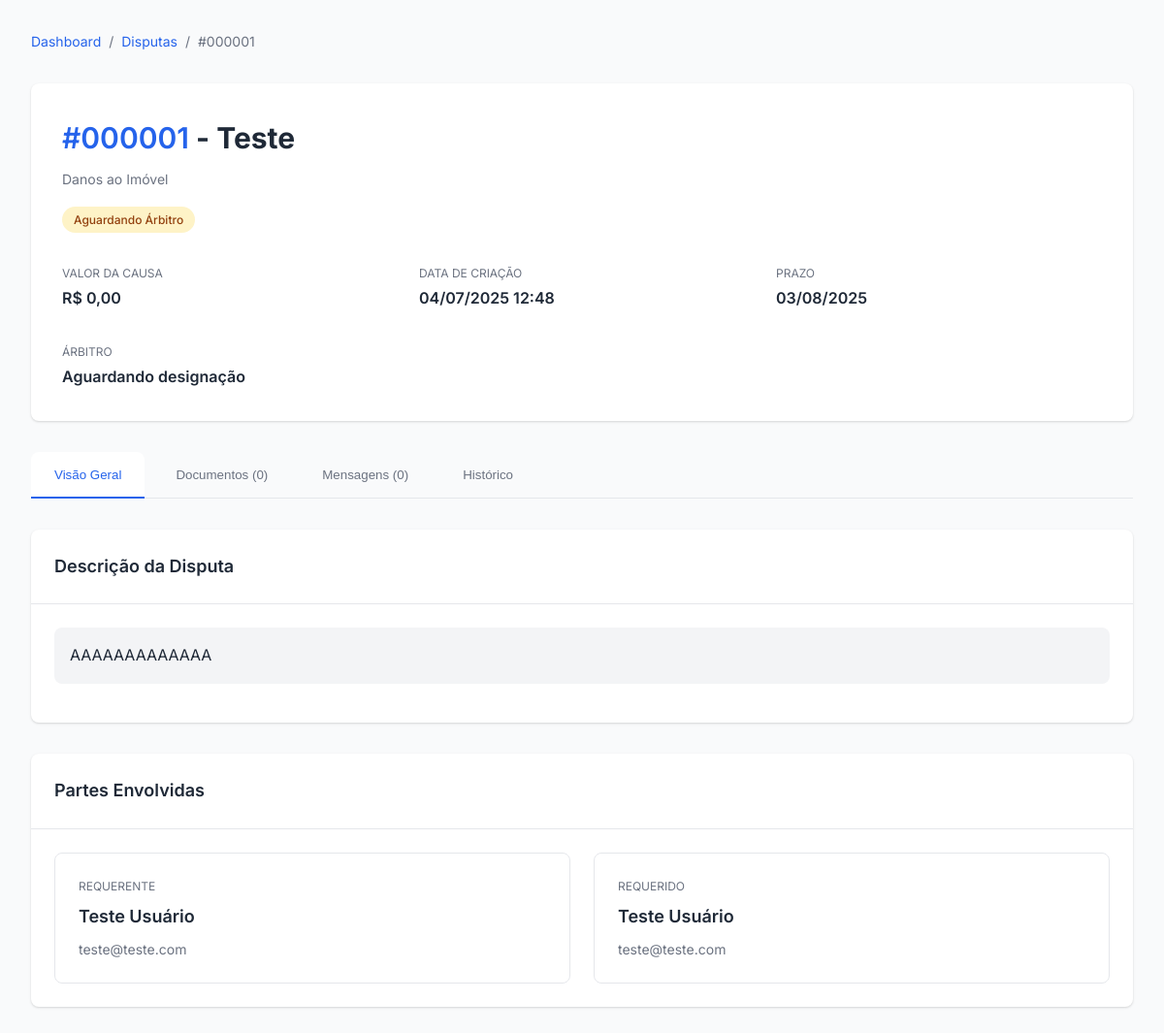
/dispute-detail.php?id=1 (signed in), run on the app's committed database.
### tables this page shows
CREATE TABLE `disputes` (
  `id` int(11) NOT NULL,
  `case_number` varchar(20) NOT NULL,
  `company_id` int(11) NOT NULL,
  `dispute_type_id` int(11) NOT NULL,
  `claimant_id` int(11) NOT NULL,
  `respondent_id` int(11) NOT NULL,
  `arbitrator_id` int(11) DEFAULT NULL,
  `status` enum('draft','pending_arbitrator','pending_acceptance','active','on_hold','resolved','cancelled') NOT NULL DEFAULT 'draft',
  `title` varchar(255) NOT NULL,
  `description` text NOT NULL,
  `claim_amount` decimal(12,2) DEFAULT NULL,
  `property_address` text DEFAULT NULL,
  `contract_number` varchar(100) DEFAULT NULL,
  `priority` enum('low','normal','high','urgent') DEFAULT 'normal',
  `deadline_date` date DEFAULT NULL,
  `started_at` timestamp NULL DEFAULT NULL,
  `resolved_at` timestamp NULL DEFAULT NULL,
  `resolution_summary` text DEFAULT NULL,
  `decision_document_id` int(11) DEFAULT NULL,
  `created_at` timestamp NOT NULL DEFAULT current_timestamp(),
  `updated_at` timestamp NOT NULL DEFAULT current_timestamp() ON UPDATE current_timestamp()
);

CREATE TABLE `dispute_types` (
  `id` int(11) NOT NULL,
  `code` varchar(50) NOT NULL,
  `name` varchar(255) NOT NULL,
  `description` text DEFAULT NULL,
  `category` varchar(100) DEFAULT NULL,
  `is_active` tinyint(1) DEFAULT 1,
  `created_at` timestamp NOT NULL DEFAULT current_timestamp()
);

CREATE TABLE `users` (
  `id` int(11) NOT NULL,
  `company_id` int(11) DEFAULT NULL,
  `email` varchar(255) NOT NULL,
  `password_hash` varchar(255) NOT NULL,
  `first_name` varchar(100) NOT NULL,
  `last_name` varchar(100) NOT NULL,
  `cpf` varchar(14) DEFAULT NULL,
  `phone` varchar(20) DEFAULT NULL,
  `role` enum('admin','manager','user','arbitrator','party') NOT NULL,
  `is_active` tinyint(1) DEFAULT 1,
  `is_verified` tinyint(1) DEFAULT 0,
  `verification_token` varchar(255) DEFAULT NULL,
  `two_factor_enabled` tinyint(1) DEFAULT 0,
  `two_factor_secret` varchar(255) DEFAULT NULL,
  `login_attempts` int(11) DEFAULT 0,
  `last_attempt_at` timestamp NULL DEFAULT NULL,
  `reset_token` varchar(255) DEFAULT NULL,
  `reset_token_expires` timestamp NULL DEFAULT NULL,
  `last_login_at` timestamp NULL DEFAULT NULL,
  `created_at` timestamp NOT NULL DEFAULT current_timestamp(),
  `updated_at` timestamp NOT NULL DEFAULT current_timestamp() ON UPDATE current_timestamp()
);

### classes/database.php (called while the page is built, shortened)
<?php
class Database {
    private $connection;
    public function __construct() {
        try {
            $this->connection = new PDO(
                "mysql:host=" . DB_HOST . ";dbname=" . DB_NAME . ";charset=" . DB_CHARSET,
                DB_USER,
                DB_PASS,
                [
                    PDO::ATTR_ERRMODE => PDO::ERRMODE_EXCEPTION,
                    PDO::ATTR_DEFAULT_FETCH_MODE => PDO::FETCH_ASSOC,
                    PDO::ATTR_EMULATE_PREPARES => false
                ]
            );
        } catch (PDOException $e) {
            die("Erro de conexão: " . $e->getMessage());
        }
    }
    public function query($sql, $params = []) {
        try {
            $stmt = $this->connection->prepare($sql);
            $stmt->execute($params);
            return $stmt;
        } catch (PDOException $e) {
            logError("Database query error: " . $e->getMessage(), ['sql' => $sql, 'params' => $params]);
            throw $e;
        }
    }
    public function fetchOne($sql, $params = []) {
        $stmt = $this->query($sql, $params);
        return $stmt->fetch();
    }
    public function fetchAll($sql, $params = []) {
        $stmt = $this->query($sql, $params);
        return $stmt->fetchAll();
    }
    public function getDisputeById($id) {
        return $this->fetchOne(
            "SELECT d.*, dt.name as dispute_type_name, dt.category as dispute_type_category,
                    c.company_name, c.cnpj,
                    u1.email as claimant_email, CONCAT(u1.first_name, ' ', u1.last_name) as claimant_name,
                    u2.email as respondent_email, CONCAT(u2.first_name, ' ', u2.last_name) as respondent_name,
                    a.registration_number as arbitrator_registration,
                    u3.email as arbitrator_email, CONCAT(u3.first_name, ' ', u3.last_name) as arbitrator_name
             FROM disputes d
             JOIN dispute_types dt ON d.dispute_type_id = dt.id
             JOIN companies c ON d.company_id = c.id
             JOIN users u1 ON d.claimant_id = u1.id
             JOIN users u2 ON d.respondent_id = u2.id
             LEFT JOIN arbitrators a ON d.arbitrator_id = a.id
             LEFT JOIN users u3 ON a.user_id = u3.id
             WHERE d.id = ?",
            [$id]
        );
    }
    public function getDocumentsByDispute($disputeId) {
        return $this->fetchAll(
            "SELECT d.*, CONCAT(u.first_name, ' ', u.last_name) as uploaded_by_name
             FROM documents d
             JOIN users u ON d.uploaded_by = u.id
             WHERE d.dispute_id = ?
             ORDER BY d.created_at DESC",
            [$disputeId]
        );
    }
    public function getMessagesByDispute($disputeId, $limit = 50) {
        return $this->fetchAll(
            "SELECT m.*, CONCAT(u.first_name, ' ', u.last_name) as sender_name, u.role
             FROM messages m
             JOIN users u ON m.sender_id = u.id
             WHERE m.dispute_id = ?
             ORDER BY m.created_at DESC
             LIMIT ?",
            [$disputeId, $limit]
        );
    }
}

### config.php (called while the page is built, shortened)
<?php
function formatDate($date, $format = 'd/m/Y') {
    $timestamp = is_numeric($date) ? $date : strtotime($date);
    return date($format, $timestamp);
}
function formatMoney($value) {
    return 'R$ ' . number_format((float)$value, 2, ',', '.');
}

### dispute-detail.php (the view, shortened to what this page needs)
<?php
require_once 'config.php';
$disputeId = $_GET['id'] ?? null;
$db = new Database();
$dispute = $db->getDisputeById($disputeId);
$documents = $db->getDocumentsByDispute($disputeId);
$messages = $db->getMessagesByDispute($disputeId);
?>
<!DOCTYPE html>
<html lang="pt-BR">
<head>
</head>
<body>
    <div class="container">
        <nav class="breadcrumb">
            <a href="index.php">Dashboard</a>
            <span>/</span>
            <a href="index.php#disputes">Disputas</a>
            <span>/</span>
            <span><?php echo htmlspecialchars($dispute['case_number']); ?></span>
        </nav>
        <div class="page-header">
            <h1 class="page-title">
                <span class="case-number"><?php echo htmlspecialchars($dispute['case_number']); ?></span>
                - <?php echo htmlspecialchars($dispute['title']); ?>
            </h1>
            <p class="page-subtitle"><?php echo htmlspecialchars($dispute['dispute_type_name']); ?></p>
            <div class="status-header">
                <?php
                $statusMap = [
                    'draft' => ['class' => 'badge-gray', 'text' => 'Rascunho'],
                    'pending_arbitrator' => ['class' => 'badge-warning', 'text' => 'Aguardando Árbitro'],
                    'pending_acceptance' => ['class' => 'badge-warning', 'text' => 'Aguardando Aceitação'],
                    'active' => ['class' => 'badge-primary', 'text' => 'Em Andamento'],
                    'on_hold' => ['class' => 'badge-warning', 'text' => 'Em Espera'],
                    'resolved' => ['class' => 'badge-success', 'text' => 'Resolvida'],
                    'cancelled' => ['class' => 'badge-danger', 'text' => 'Cancelada']
                ];
                $statusInfo = $statusMap[$dispute['status']] ?? ['class' => 'badge-gray', 'text' => $dispute['status']];
                ?>
                <span class="badge <?php echo $statusInfo['class']; ?>">
                    <?php echo $statusInfo['text']; ?>
                </span>
            </div>
            <div class="info-grid">
                <div class="info-item">
                    <span class="info-label">Valor da Causa</span>
                    <span class="info-value">
                        <?php echo $dispute['claim_amount'] ? formatMoney($dispute['claim_amount']) : 'Não informado'; ?>
                    </span>
                </div>
                <div class="info-item">
                    <span class="info-label">Data de Criação</span>
                    <span class="info-value"><?php echo formatDate($dispute['created_at'], 'd/m/Y H:i'); ?></span>
                </div>
                <div class="info-item">
                    <span class="info-label">Prazo</span>
                    <span class="info-value">
                        <?php echo $dispute['deadline_date'] ? formatDate($dispute['deadline_date']) : 'Não definido'; ?>
                    </span>
                </div>
                <div class="info-item">
                    <span class="info-label">Árbitro</span>
                    <span class="info-value">
                        <?php echo $dispute['arbitrator_name'] ?? 'Aguardando designação'; ?>
                    </span>
                </div>
            </div>
        </div>
        <div class="tabs">
            <button class="tab active" onclick="showTab('overview')">Visão Geral</button>
            <button class="tab" onclick="showTab('documents')">Documentos (<?php echo count($documents); ?>)</button>
            <button class="tab" onclick="showTab('messages')">Mensagens (<?php echo count($messages); ?>)</button>
            <button class="tab" onclick="showTab('timeline')">Histórico</button>
        </div>
        <div id="overview-tab" class="tab-content active">
            <div class="card">
                <div class="card-header">
                    <h2 class="card-title">Descrição da Disputa</h2>
                </div>
                <div class="card-body">
                    <div class="description-box">
                        <?php echo nl2br(htmlspecialchars($dispute['description'])); ?>
                    </div>
                </div>
            </div>
            <div class="card" style="margin-top: 2rem;">
                <div class="card-header">
                    <h2 class="card-title">Partes Envolvidas</h2>
                </div>
                <div class="card-body">
                    <div class="parties-grid">
                        <div class="party-card">
                            <div class="party-role">Requerente</div>
                            <div class="party-name"><?php echo htmlspecialchars($dispute['claimant_name']); ?></div>
                            <div class="party-info">
                                <?php echo htmlspecialchars($dispute['claimant_email']); ?>
                            </div>
                        </div>
                        <div class="party-card">
                            <div class="party-role">Requerido</div>
                            <div class="party-name"><?php echo htmlspecialchars($dispute['respondent_name']); ?></div>
                            <div class="party-info">
                                <?php echo htmlspecialchars($dispute['respondent_email']); ?>
                            </div>
                        </div>
                    </div>
                </div>
            </div>
        </div>
    </div>
</body>
</html>

### dispute-detail.php (style rules this page uses)
* { margin: 0; padding: 0; box-sizing: border-box; }
:root { --primary: #2563eb; --primary-dark: #1d4ed8; --primary-light: #3b82f6; --secondary: #10b981; --danger: #ef4444; --warning: #f59e0b; --dark: #1f2937; --gray: #6b7280; --light: #f3f4f6; --white: #ffffff; --border: #e5e7eb; --shadow: 0 1px 3px rgba(0,0,0,0.1), 0 1px 2px rgba(0,0,0,0.06); --shadow-lg: 0 10px 15px -3px rgba(0,0,0,0.1), 0 4px 6px -2px rgba(0,0,0,0.05); --radius: 0.5rem; --transition: all 0.3s ease; }
body { font-family: 'Inter', -apple-system, BlinkMacSystemFont, sans-serif; background-color: #f9fafb; color: var(--dark); line-height: 1.6; }
.container { max-width: 1200px; margin: 0 auto; padding: 2rem; }
.breadcrumb { display: flex; align-items: center; gap: 0.5rem; font-size: 0.875rem; color: var(--gray); margin-bottom: 2rem; }
.breadcrumb a { color: var(--primary); text-decoration: none; }
.page-header { background: var(--white); padding: 2rem; border-radius: var(--radius); box-shadow: var(--shadow); margin-bottom: 2rem; }
.page-title { font-size: 1.875rem; font-weight: 700; color: var(--dark); margin-bottom: 0.5rem; }
.case-number { color: var(--primary); font-weight: 600; }
.page-subtitle { color: var(--gray); font-size: 0.875rem; }
.status-header { display: flex; align-items: center; gap: 1rem; margin-top: 1rem; }
.info-grid { display: grid; grid-template-columns: repeat(auto-fit, minmax(250px, 1fr)); gap: 2rem; margin-top: 2rem; }
.info-item { display: flex; flex-direction: column; }
.info-label { font-size: 0.75rem; text-transform: uppercase; color: var(--gray); margin-bottom: 0.25rem; }
.info-value { font-weight: 600; color: var(--dark); }
.tabs { display: flex; gap: 0.5rem; border-bottom: 1px solid var(--border); margin-bottom: 2rem; }
.tab { padding: 1rem 1.5rem; border-radius: var(--radius) var(--radius) 0 0; background: transparent; border: none; cursor: pointer; color: var(--gray); font-weight: 500; transition: var(--transition); position: relative; }
.tab.active { color: var(--primary); background: var(--white); }
.tab.active::after { content: ''; position: absolute; bottom: -1px; left: 0; right: 0; height: 2px; background: var(--primary); }
.tab-content { display: none; }
.tab-content.active { display: block; }
.card { background: var(--white); border-radius: var(--radius); box-shadow: var(--shadow); overflow: hidden; }
.card-header { padding: 1.5rem; border-bottom: 1px solid var(--border); display: flex; justify-content: space-between; align-items: center; }
.card-title { font-size: 1.125rem; font-weight: 600; color: var(--dark); }
.card-body { padding: 1.5rem; }
.description-box { background: var(--light); padding: 1rem; border-radius: var(--radius); margin-bottom: 1rem; }
.parties-grid { display: grid; grid-template-columns: repeat(auto-fit, minmax(300px, 1fr)); gap: 1.5rem; }
.party-card { border: 1px solid var(--border); padding: 1.5rem; border-radius: var(--radius); }
.party-role { font-size: 0.75rem; text-transform: uppercase; color: var(--gray); margin-bottom: 0.5rem; }
.party-name { font-size: 1.125rem; font-weight: 600; color: var(--dark); margin-bottom: 0.5rem; }
.party-info { font-size: 0.875rem; color: var(--gray); line-height: 1.5; }
.badge { display: inline-flex; align-items: center; padding: 0.25rem 0.75rem; font-size: 0.75rem; font-weight: 500; border-radius: 9999px; }
.badge-warning { background-color: #fef3c7; color: #92400e; }

### data on the page
disputes: case_number "#000001", title "Teste", dispute_type.name "Danos ao Imóvel", status "Aguardando Árbitro", claim_amount "R$ 0,00", created_at "04/07/2025 12:48", deadline_date "03/08/2025", description "AAAAAAAAAAAAA", claimant.email "teste@teste.com"

### other printed values
$dispute['arbitrator_name'] "Aguardando designação"
count($documents) "0"
count($messages) "0"
$dispute['claimant_name'] "Teste Usuário"
$dispute['respondent_name'] "Teste Usuário"
